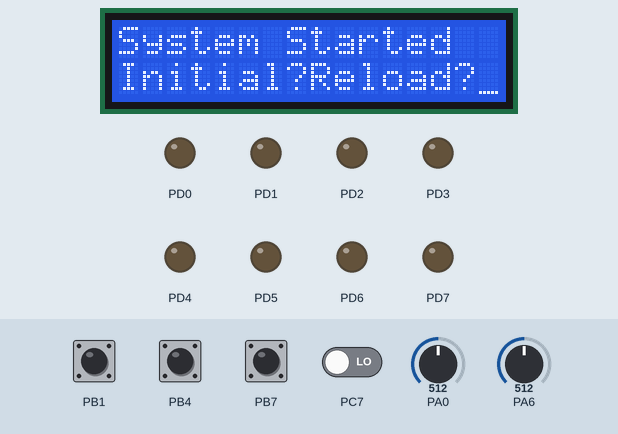
This program was run on a simulated ATmega32, built with avr-gcc and emulated at 1 MHz. Shown: 16×2 character LCD, output pins drawn as LEDs (lit = HIGH). Wiring (inferred from the names in the program): character LCD (HD44780): RS PC4; R/W PC5; E PC6; data PC0, PC1, PC2, PC3. Inputs (shaded band) come from the test bench; at power-on: PB1, PB4, PB7 HIGH, PC7 LOW, PA0 = 512, PA6 = 512. Pins used as bus, display or sensor lines are not drawn.

Above: at 1.2 s.
1.3 s: PB7 pulled LOW for 1 s
At 3.1 s:
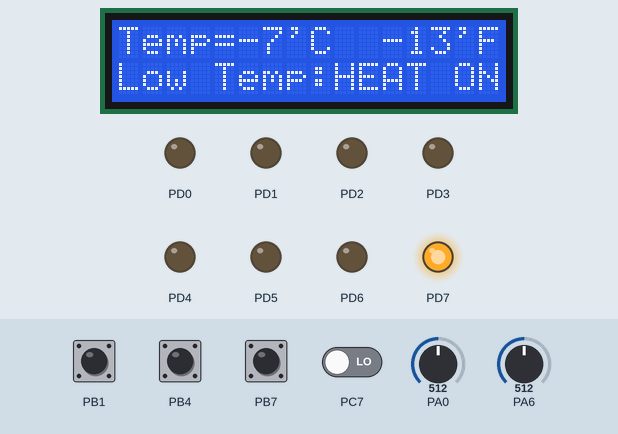
3.8 s: PB1 pulled LOW for 1 s
At 5.3 s:
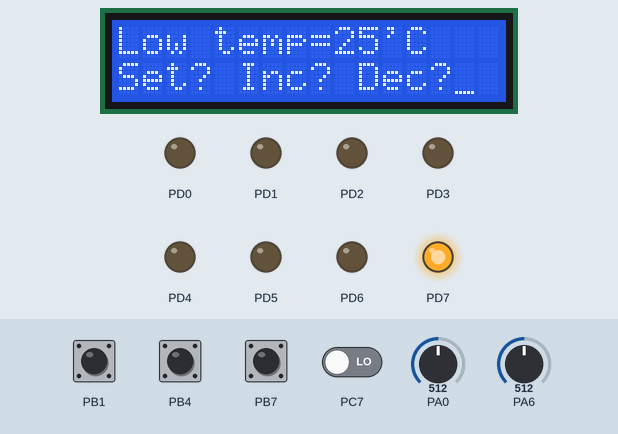
6.3 s: PB1 pulled LOW for 0.15 s
At 6.55 s:
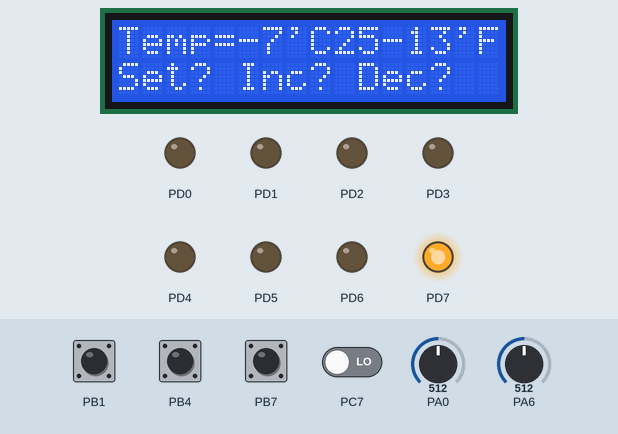
8.2 s: PA0 set to 716
At 8.6 s:
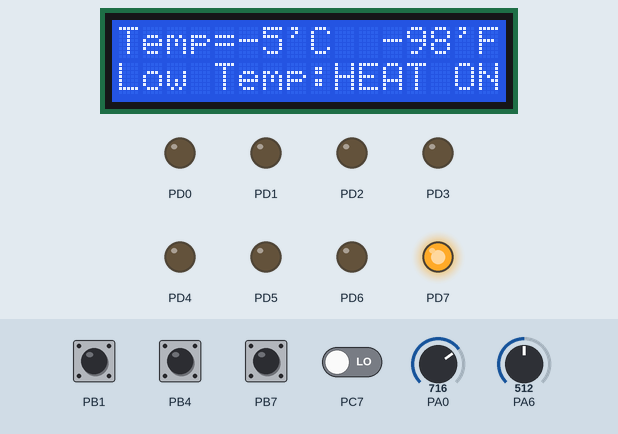
9.7 s: PA6 set to 111
At 10.6 s:
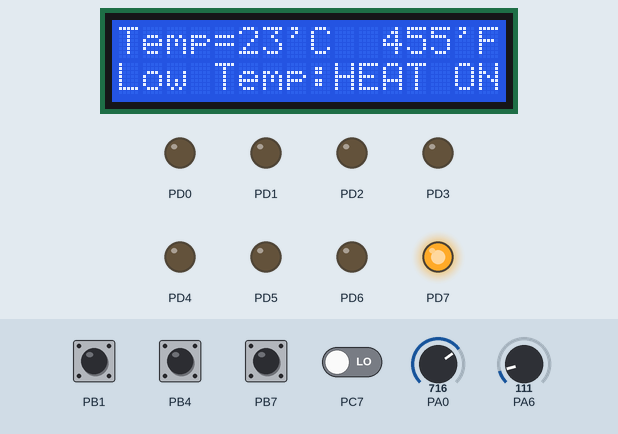
11.3 s: PA6 set to 95
At 11.9 s:
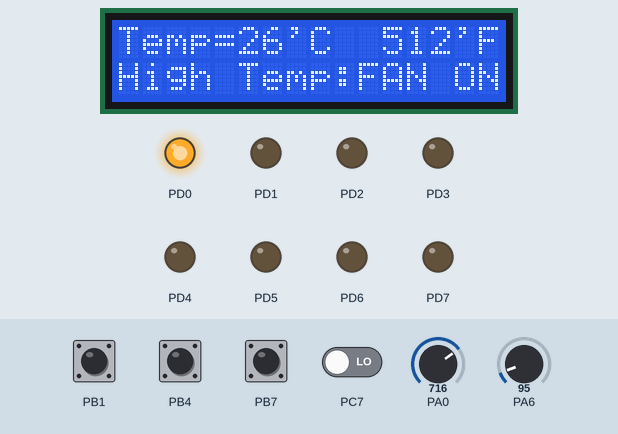
Timing chart, 0 to 14.1 s (numbered marks = the images above; inputs shaded):
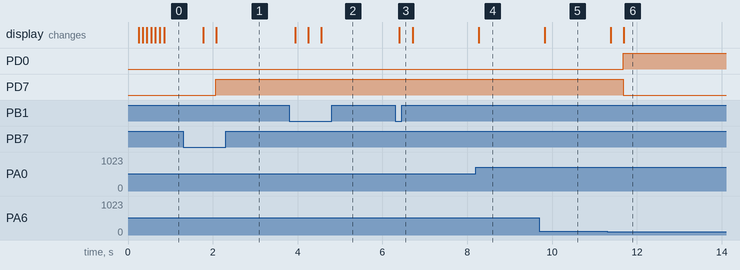

The program:

main.c
```c
#define F_CPU 1000000UL
#include <stdio.h>
#include <avr/io.h>
#include <avr/eeprom.h>
#include <util/delay.h>
#include "Lcdlbr/lcd.h"


void adc_init()
{
	ADMUX = (1<<REFS0);
	ADCSRA = (1<<ADEN)|(1<<ADPS2)|(1<<ADPS1)|(0<<ADPS0);
}
uint16_t adc_read(uint8_t ch)
{
	ch &= 0b00000111;
	ADMUX = (ADMUX & 0xF8)|ch;
	ADCSRA |= (1<<ADSC);
	while(ADCSRA & (1<<ADSC));
	return (ADC);
}
int main()
{
	DDRB=0x00;
	PORTB=0b10010010;
	DDRD=0xff;
	uint16_t adc0, adc1;
	uint8_t wh,wl,rh,rl ;
	int temp,far,s,a,b;
	char buffer[10];
	adc_init();
	lcd_init(LCD_DISP_ON_CURSOR);
	lcd_clrscr();
	lcd_gotoxy(0,0);
	lcd_puts("Starting System");
	lcd_gotoxy(0,1);
	lcd_puts(".");
	_delay_ms(100);
	lcd_puts("..");
	_delay_ms(100);
	lcd_puts("...");
	_delay_ms(100);
	lcd_puts("....");
	_delay_ms(100);
	lcd_puts(".....");
	_delay_ms(100);
	while (1)
	{
		lcd_clrscr();
		lcd_gotoxy(0,0);
		lcd_puts("System Started");
		lcd_gotoxy(0,1);
		lcd_puts("Initial?Reload?");
		_delay_ms(300);
		if((PINB & (1<<7))==0)//rel
		{
			rh = eeprom_read_byte((uint8_t*)0);
			a=rh;
			rl = eeprom_read_byte((uint8_t*)4);
			b=rl;
			_delay_ms(300);
			goto measure;
		}
		if((PINB & (1<<4))==0)//ini
		{
			eeprom_update_byte ((uint8_t*) 0, 30);
			rh = eeprom_read_byte((uint8_t*)0);
			a=rh;
			eeprom_update_byte ((uint8_t*) 4, 15);
			rl = eeprom_read_byte((uint8_t*)4);
			b=rl;
			while(1)
			{
				high:
				lcd_clrscr();
				lcd_gotoxy(0,0);
				lcd_puts("High temp=");
				itoa(a,buffer,10);
				lcd_puts(buffer);
				lcd_gotoxy(12,0);
				lcd_puts("'C");
				lcd_gotoxy(0,1);
				lcd_puts("Set? Inc? Dec?");
				_delay_ms(300);
				while((PINB & (1<<4))==0)
				{
					_delay_ms(300);
					a++;
				}
				while((PINB & (1<<7))==0)
				{
					_delay_ms(300);
					a--;
				}
				while((PINB & (1<<1))==0)//enter
				{
					while(1)
					{
						lcd_clrscr();
						lcd_home();
						lcd_gotoxy(0,0);
						lcd_puts("Low temp=");
						itoa(b,buffer,10);
						lcd_puts(buffer);
						lcd_gotoxy(11,0);
						lcd_puts("'C");
						lcd_gotoxy(0,1);
						lcd_puts("Set? Inc? Dec?");
						_delay_ms(300);
						while((PINB & (1<<4))==0)
						{
							_delay_ms(300);
							b++;
						}
						while((PINB & (1<<7))==0)
						{
							_delay_ms(300);
							b--;
						}
						while((PINB & (1<<1))==0)//enter
						{
							while(1)//3is
							{
								measure:
								adc0 = adc_read(0);
								adc1 = adc_read(6);
								s = adc0 - 2 * adc1;
								temp = s - 259;
								far=(1.8*temp)+32;
								lcd_gotoxy(0,0);
								itoa(temp,buffer,10);
								lcd_puts("Temp=");
								lcd_puts(buffer);
								lcd_gotoxy(7,0);
								lcd_puts("'C");
								lcd_gotoxy(11,0);
								itoa(far,buffer,10);
								lcd_puts(buffer);
								lcd_gotoxy(14,0);
								lcd_puts("'F");
								_delay_ms(300);
								if(temp>=a)
								{
									lcd_clrscr();
									lcd_home();
									lcd_gotoxy(0,1);
									lcd_puts("High Temp:FAN ON ");
									PORTD=(1<<PIND0);
								}
								else if(temp<=b)
								{
									lcd_clrscr();
									lcd_home();
									lcd_gotoxy(0,1);
									lcd_puts("Low Temp:HEAT ON");
									PORTD=(1<<PIND7);
								}
								else
								{
									lcd_clrscr();
									lcd_home();
									lcd_gotoxy(0,1);
									lcd_puts("Optimal Temp");
									PORTD=(0<<PIND0);
									PORTD=(0<<PIND7);
								}
								if((PINB & (1<<1))==0)
								{
									_delay_ms(300);
									goto high;
								}
								wh=a;
								eeprom_update_byte ((uint8_t*) 0, wh);
								wl=b;
								eeprom_update_byte ((uint8_t*) 4, wl);
							}//Temp measure
						}//lt set
					}//Low temp
				}//ht set
			}//High temp
		}
	}
}
```

lcd.h
```c
#ifndef LCD_H
#define LCD_H
/*************************************************************************
 Title	:   C include file for the HD44780U LCD library (lcd.c)
 Author:    Peter Fleury <pfleury@gmx.ch>  http://jump.to/fleury
 File:	    $Id: lcd.h,v 1.13.2.2 2006/01/30 19:51:33 peter Exp $
 Software:  AVR-GCC 3.3
 Hardware:  any AVR device, memory mapped mode only for AT90S4414/8515/Mega
***************************************************************************/

/**
 @defgroup pfleury_lcd LCD library
 @code #include <lcd.h> @endcode

 @brief Basic routines for interfacing a HD44780U-based text LCD display

 Originally based on Volker Oth's LCD library,
 changed lcd_init(), added additional constants for lcd_command(),
 added 4-bit I/O mode, improved and optimized code.

 Library can be operated in memory mapped mode (LCD_IO_MODE=0) or in
 4-bit IO port mode (LCD_IO_MODE=1). 8-bit IO port mode not supported.

 Memory mapped mode compatible with Kanda STK200, but supports also
 generation of R/W signal through A8 address line.

 @author Peter Fleury pfleury@gmx.ch http://jump.to/fleury

 @see The chapter <a href="http://homepage.sunrise.ch/mysunrise/peterfleury/avr-lcd44780.html" target="_blank">Interfacing a HD44780 Based LCD to an AVR</a>
      on my home page.

*/

/*@{*/

#if (__GNUC__ * 100 + __GNUC_MINOR__) < 303
#error "This library requires AVR-GCC 3.3 or later, update to newer AVR-GCC compiler !"
#endif

#include <inttypes.h>
#include <avr/pgmspace.h>

/**
 *  @name  Definitions for MCU Clock Frequency
 *  Adapt the MCU clock frequency in Hz to your target.
 */
#define XTAL 16000000              /**< clock frequency in Hz, used to calculate delay timer */


/**
 * @name  Definition for LCD controller type
 * Use 0 for HD44780 controller, change to 1 for displays with KS0073 controller.
 */
#define LCD_CONTROLLER_KS0073 0  /**< Use 0 for HD44780 controller, 1 for KS0073 controller */

/**
 *  @name  Definitions for Display Size
 *  Change these definitions to adapt setting to your display
 */
#define LCD_LINES           2     /**< number of visible lines of the display */
#define LCD_DISP_LENGTH    16     /**< visibles characters per line of the display */
#define LCD_LINE_LENGTH  0x40     /**< internal line length of the display    */
#define LCD_START_LINE1  0x00     /**< DDRAM address of first char of line 1 */
#define LCD_START_LINE2  0x40     /**< DDRAM address of first char of line 2 */
#define LCD_START_LINE3  0x14     /**< DDRAM address of first char of line 3 */
#define LCD_START_LINE4  0x54     /**< DDRAM address of first char of line 4 */
#define LCD_WRAP_LINES      0     /**< 0: no wrap, 1: wrap at end of visibile line */


#define LCD_IO_MODE      1         /**< 0: memory mapped mode, 1: IO port mode */
#if LCD_IO_MODE
/**
 *  @name Definitions for 4-bit IO mode
 *  Change LCD_PORT if you want to use a different port for the LCD pins.
 *
 *  The four LCD data lines and the three control lines RS, RW, E can be on the
 *  same port or on different ports.
 *  Change LCD_RS_PORT, LCD_RW_PORT, LCD_E_PORT if you want the control lines on
 *  different ports.
 *
 *  Normally the four data lines should be mapped to bit 0..3 on one port, but it
 *  is possible to connect these data lines in different order or even on different
 *  ports by adapting the LCD_DATAx_PORT and LCD_DATAx_PIN definitions.
 *
 */
#define LCD_PORT         PORTC       /**< port for the LCD lines   */
#define LCD_DATA0_PORT   LCD_PORT     /**< port for 4bit data bit 0 */
#define LCD_DATA1_PORT   LCD_PORT     /**< port for 4bit data bit 1 */
#define LCD_DATA2_PORT   LCD_PORT     /**< port for 4bit data bit 2 */
#define LCD_DATA3_PORT   LCD_PORT     /**< port for 4bit data bit 3 */
#define LCD_DATA0_PIN    0            /**< pin for 4bit data bit 0  */
#define LCD_DATA1_PIN    1            /**< pin for 4bit data bit 1  */
#define LCD_DATA2_PIN    2            /**< pin for 4bit data bit 2  */
#define LCD_DATA3_PIN    3            /**< pin for 4bit data bit 3  */
#define LCD_RS_PORT      LCD_PORT    /**< port for RS line         */
#define LCD_RS_PIN       4            /**< pin  for RS line         */
#define LCD_RW_PORT      LCD_PORT     /**< port for RW line         */
#define LCD_RW_PIN       5            /**< pin  for RW line         */
#define LCD_E_PORT       LCD_PORT     /**< port for Enable line     */
#define LCD_E_PIN        6            /**< pin  for Enable line     */

#elif defined(__AVR_AT90S4414__) || defined(__AVR_AT90S8515__) || defined(__AVR_ATmega64__) || \
      defined(__AVR_ATmega8515__)|| defined(__AVR_ATmega103__) || defined(__AVR_ATmega128__) || \
      defined(__AVR_ATmega161__) || defined(__AVR_ATmega162__)
/*
 *  memory mapped mode is only supported when the device has an external data memory interface
 */
#define LCD_IO_DATA      0xC000    /* A15=E=1, A14=RS=1                 */
#define LCD_IO_FUNCTION  0x8000    /* A15=E=1, A14=RS=0                 */
#define LCD_IO_READ      0x0100    /* A8 =R/W=1 (R/W: 1=Read, 0=Write   */
#else
#error "external data memory interface not available for this device, use 4-bit IO port mode"

#endif


/**
 *  @name Definitions for LCD command instructions
 *  The constants define the various LCD controller instructions which can be passed to the
 *  function lcd_command(), see HD44780 data sheet for a complete description.
 */

/* instruction register bit positions, see HD44780U data sheet */
#define LCD_CLR               0      /* DB0: clear display                  */
#define LCD_HOME              1      /* DB1: return to home position        */
#define LCD_ENTRY_MODE        2      /* DB2: set entry mode                 */
#define LCD_ENTRY_INC         1      /*   DB1: 1=increment, 0=decrement     */
#define LCD_ENTRY_SHIFT       0      /*   DB2: 1=display shift on           */
#define LCD_ON                3      /* DB3: turn lcd/cursor on             */
#define LCD_ON_DISPLAY        2      /*   DB2: turn display on              */
#define LCD_ON_CURSOR         1      /*   DB1: turn cursor on               */
#define LCD_ON_BLINK          0      /*     DB0: blinking cursor ?          */
#define LCD_MOVE              4      /* DB4: move cursor/display            */
#define LCD_MOVE_DISP         3      /*   DB3: move display (0-> cursor) ?  */
#define LCD_MOVE_RIGHT        2      /*   DB2: move right (0-> left) ?      */
#define LCD_FUNCTION          5      /* DB5: function set                   */
#define LCD_FUNCTION_8BIT     4      /*   DB4: set 8BIT mode (0->4BIT mode) */
#define LCD_FUNCTION_2LINES   3      /*   DB3: two lines (0->one line)      */
#define LCD_FUNCTION_10DOTS   2      /*   DB2: 5x10 font (0->5x7 font)      */
#define LCD_CGRAM             6      /* DB6: set CG RAM address             */
#define LCD_DDRAM             7      /* DB7: set DD RAM address             */
#define LCD_BUSY              7      /* DB7: LCD is busy                    */

/* set entry mode: display shift on/off, dec/inc cursor move direction */
#define LCD_ENTRY_DEC            0x04   /* display shift off, dec cursor move dir */
#define LCD_ENTRY_DEC_SHIFT      0x05   /* display shift on,  dec cursor move dir */
#define LCD_ENTRY_INC_           0x06   /* display shift off, inc cursor move dir */
#define LCD_ENTRY_INC_SHIFT      0x07   /* display shift on,  inc cursor move dir */

/* display on/off, cursor on/off, blinking char at cursor position */
#define LCD_DISP_OFF             0x08   /* display off                            */
#define LCD_DISP_ON              0x0C   /* display on, cursor off                 */
#define LCD_DISP_ON_BLINK        0x0D   /* display on, cursor off, blink char     */
#define LCD_DISP_ON_CURSOR       0x0E   /* display on, cursor on                  */
#define LCD_DISP_ON_CURSOR_BLINK 0x0F   /* display on, cursor on, blink char      */

/* move cursor/shift display */
#define LCD_MOVE_CURSOR_LEFT     0x10   /* move cursor left  (decrement)          */
#define LCD_MOVE_CURSOR_RIGHT    0x14   /* move cursor right (increment)          */
#define LCD_MOVE_DISP_LEFT       0x18   /* shift display left                     */
#define LCD_MOVE_DISP_RIGHT      0x1C   /* shift display right                    */

/* function set: set interface data length and number of display lines */
#define LCD_FUNCTION_4BIT_1LINE  0x20   /* 4-bit interface, single line, 5x7 dots */
#define LCD_FUNCTION_4BIT_2LINES 0x28   /* 4-bit interface, dual line,   5x7 dots */
#define LCD_FUNCTION_8BIT_1LINE  0x30   /* 8-bit interface, single line, 5x7 dots */
#define LCD_FUNCTION_8BIT_2LINES 0x38   /* 8-bit interface, dual line,   5x7 dots */


#define LCD_MODE_DEFAULT     ((1<<LCD_ENTRY_MODE) | (1<<LCD_ENTRY_INC) )


/**
 *  @name Functions
 */


/**
 @brief    Initialize display and select type of cursor
 @param    dispAttr \b LCD_DISP_OFF display off\n
                    \b LCD_DISP_ON display on, cursor off\n
                    \b LCD_DISP_ON_CURSOR display on, cursor on\n
                    \b LCD_DISP_ON_CURSOR_BLINK display on, cursor on flashing
 @return  none
*/
extern void lcd_init(uint8_t dispAttr);


/**
 @brief    Clear display and set cursor to home position
 @param    void
 @return   none
*/
extern void lcd_clrscr(void);


/**
 @brief    Set cursor to home position
 @param    void
 @return   none
*/
extern void lcd_home(void);


/**
 @brief    Set cursor to specified position

 @param    x horizontal position\n (0: left most position)
 @param    y vertical position\n   (0: first line)
 @return   none
*/
extern void lcd_gotoxy(uint8_t x, uint8_t y);


/**
 @brief    Display character at current cursor position
 @param    c character to be displayed
 @return   none
*/
extern void lcd_putc(char c);


/**
 @brief    Display string without auto linefeed
 @param    s string to be displayed
 @return   none
*/
extern void lcd_puts(const char *s);


/**
 @brief    Display string from program memory without auto linefeed
 @param    s string from program memory be be displayed
 @return   none
 @see      lcd_puts_P
*/
extern void lcd_puts_p(const char *progmem_s);


/**
 @brief    Send LCD controller instruction command
 @param    cmd instruction to send to LCD controller, see HD44780 data sheet
 @return   none
*/
extern void lcd_command(uint8_t cmd);


/**
 @brief    Send data byte to LCD controller

 Similar to lcd_putc(), but without interpreting LF
 @param    data byte to send to LCD controller, see HD44780 data sheet
 @return   none
*/
extern void lcd_data(uint8_t data);


/**
 @brief macros for automatically storing string constant in program memory
*/
#define lcd_puts_P(__s)         lcd_puts_p(PSTR(__s))

/*@}*/
#endif //LCD_H
```

Source omitted: lcd.c (19946 bytes)

Measured:
- the behaviour switches between 102 and 101 on PA6 (found by bisection; images 5 and 6)
- after the input at 1.3 s, PD7: LOW → HIGH after 0.77 s; the display: first changes after 0.47 s (image 1 shows a later state)
- after the input at 3.8 s, the display: first changes after 0.14 s (image 2 shows a later state)
- after the input at 6.3 s, the display: changes after 0.10 s (image 3)
- after the input at 8.2 s, the display: changes after 0.07 s (image 4)
- after the input at 9.7 s, the display: changes after 0.12 s (image 5)
- after the input at 11.3 s, PD0: LOW → HIGH after 0.38 s; PD7: HIGH → LOW after 0.38 s; the display: first changes after 0.08 s (image 6 shows a later state)
